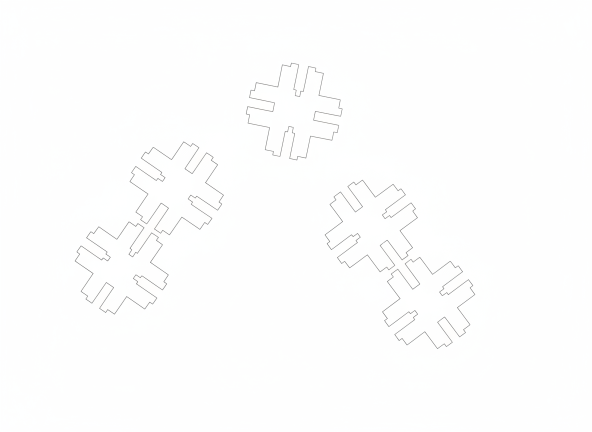
#> input picture Firefly_Gemini Flash_remove noise and text, keep building contour 481034.png, 1184 x 864 px, found by its file name (shown at 1/2 size)
$ python '8.building contour with tower crane to 3D.py'
#> lines starting #> are read from the running program, lines starting #| are printed output that depends on the picture; after the words box and inside, x2 and y2 are one past the last pixel; in counts of white or black regions, pixels touching at a corner belong together
import cv2
import numpy as np
import pyvista as pv
import matplotlib.pyplot as plt

# 提取独立闭合轮廓（仅保留核心逻辑）
def extract_contours(img_path, threshold=200):
#> called with threshold = 200
    img = cv2.imread(img_path)
#> img is the input picture: shape (864, 1184, 3); mean B, G, R 253.2, 253.3, 253.2
    gray = cv2.cvtColor(img, cv2.COLOR_BGR2GRAY)
    _, binary = cv2.threshold(gray, threshold, 255, cv2.THRESH_BINARY_INV)
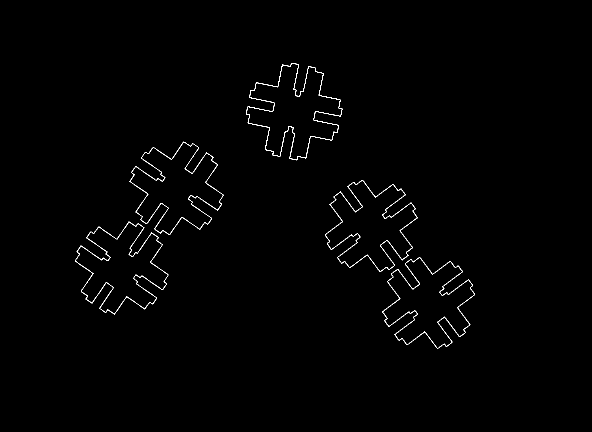
#> binary: shape (864, 1184) (shown at 1/2 size); 0.71% white in thin lines or dots, all inside (x1, y1, x2, y2) = (150, 126, 950, 698)
    contours, _ = cv2.findContours(binary, cv2.RETR_EXTERNAL, cv2.CHAIN_APPROX_SIMPLE)
#> contours = 5 contours; box (x1, y1, x2, y2) and area: (492, 126, 685, 321) 19280, (259, 283, 447, 470) 18931, (150, 443, 337, 629) 18690, (650, 360, 835, 544) 18682, (764, 514, 950, 698) 18652

    # 筛选有效轮廓+绘制红色轮廓线
    valid_contours = []
    img_vis = img.copy()  # 用于绘制红色轮廓的画布
    for cnt in contours:
        if cv2.contourArea(cnt) > 100:
            valid_contours.append(cnt.reshape(-1, 2).astype(np.float32))
            cv2.drawContours(img_vis, [cnt], -1, (0, 0, 255), 2)  # 红色轮廓
#> this loop made 5 passes
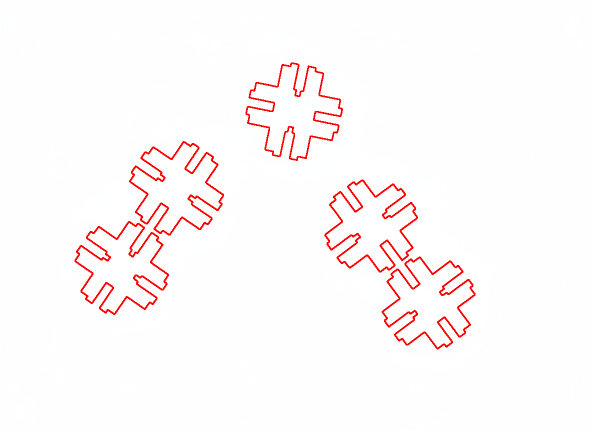
#> img_vis: shape (864, 1184, 3) (shown at 1/2 size); 2% of pixels changed, all inside (x1, y1, x2, y2) = (149, 125, 951, 699)
#> after the loop, valid_contours = 5 point arrays, longest 630 points

    plot_contours_with_coords(valid_contours, img_vis)

    return valid_contours, img_vis


# 独立封装的坐标系可视化函数（保留独立结构，仅被主函数调用）
def plot_contours_with_coords(contour_list, img_vis, dpi=100):
    """
    可视化轮廓并显示像素坐标系（无变形，匹配图片原始尺寸）
    :param contour_list: 有效轮廓列表
    :param img_vis: 带红色轮廓的图片（原始尺寸）
    :param dpi: matplotlib默认DPI（通常100，无需修改）
    """
#> called with dpi = 100
    # 转换图片通道（OpenCV BGR → matplotlib RGB）
    img_rgb = cv2.cvtColor(img_vis, cv2.COLOR_BGR2RGB)

    # 关键：根据图片像素尺寸计算画布英寸尺寸（消除形变）
    img_h, img_w = img_rgb.shape[:2]
#> img_h = 864; img_w = 1184
    fig_width = img_w / dpi  # 宽度（英寸）= 像素宽度 / DPI
#> fig_width = 11.84
    fig_height = img_h / dpi  # 高度（英寸）= 像素高度 / DPI
#> fig_height = 8.64

    # 创建和图片原始尺寸匹配的画布
    plt.figure(figsize=(fig_width, fig_height), dpi=dpi)
    plt.imshow(img_rgb)  # 图片填满画布，无拉伸/压缩

    # 绘制像素坐标系（原点在左上角，X右、Y下）
    plt.xlabel("X (Pixel)", fontsize=12)
    plt.ylabel("Y (Pixel)", fontsize=12)
    plt.grid(True, alpha=0.3, linestyle='--')  # 网格线辅助看坐标
    plt.axis('on')  # 强制显示坐标轴
    plt.title("Building Contours with Pixel Coordinate System", fontsize=14)
    plt.tight_layout(pad=0)  # 去除画布边缘空白
    plt.show()

# 生成带封顶的闭合网格（核心新增功能）
# [22 lines left out: function create_capped_mesh, not called in this run]


# 新增：生成塔吊轮廓的函数（返回和建筑轮廓同格式的坐标）
def generate_towercrane_contour(center_x, center_y, width=12, height=12):
    """
    生成塔吊的2D轮廓（矩形，模拟底座/塔身）
    :param center_x: 塔吊中心X坐标（需在建筑轮廓外）
    :param center_y: 塔吊中心Y坐标（需在建筑轮廓外）
    :param width: 塔吊宽度（像素）
    :param height: 塔吊高度（像素）
    :return: 塔吊轮廓坐标 (4,2) float32 数组
    """
    # 计算矩形四个顶点（闭合）
    x1 = center_x - width / 2
    y1 = center_y - height / 2
    x2 = center_x + width / 2
    y2 = center_y - height / 2
    x3 = center_x + width / 2
    y3 = center_y + height / 2
    x4 = center_x - width / 2
    y4 = center_y + height / 2

    # 构造轮廓坐标（格式和建筑轮廓一致：float32，(N,2)）
    crane_contour = np.array([[x1, y1], [x2, y2], [x3, y3], [x4, y4]], dtype=np.float32)
    return crane_contour


# ========== 修复：返回半径网格，而非仅添加到plotter ==========
# [30 lines left out: function add_crane_working_radius, not called in this run]

# 核心流程：提取轮廓+2D可视化+保存红色轮廓图
img_path = "/Users/mac-henry/RA_Environment/2D-3D Project setup/Firefly_Gemini Flash_remove noise and text, keep building contour 481034.png"
contour_list, img_vis = extract_contours(img_path, threshold=200)
#> contour_list = 5 point arrays, longest 630 points

# 1. 定义5个塔吊的中心坐标（需确保在建筑轮廓外，可根据图片尺寸调整）
crane_centers = [
    (283, 556),  # 塔吊1坐标
    (304, 342),  # 塔吊2坐标
    (598, 167),  # 塔吊3坐标
    (785, 421),  # 塔吊4坐标
    (814, 639)   # 塔吊5坐标
]

# 2. 生成塔吊轮廓并append到contour_list
for idx, (cx, cy) in enumerate(crane_centers):
    crane_contour = generate_towercrane_contour(cx, cy)
    contour_list.append(crane_contour)  # 直接append，格式匹配即可
    print(f"已添加第{idx+1}个塔吊轮廓，坐标中心：({cx}, {cy})")
#> this loop made 5 passes
#> crane_contour on passes 1 to 5: [[277, 550], [289, 550], [289, 562], [277, 562]], [[298, 336], [310, 336], [310, 348], [298, 348]], [[592, 161], [604, 161], [604, 173], [592, 173]], [[779, 415], [791, 415], [791, 427], [779, 427]], [[808, 633], [820, 633], [820, 645], [808, 645]]
#> after the loop, contour_list = 10 point arrays, longest 630 points

# 3D拉伸核心逻辑（新增封顶功能）
#> (the run stopped early here; a loop or call above may not have finished)
